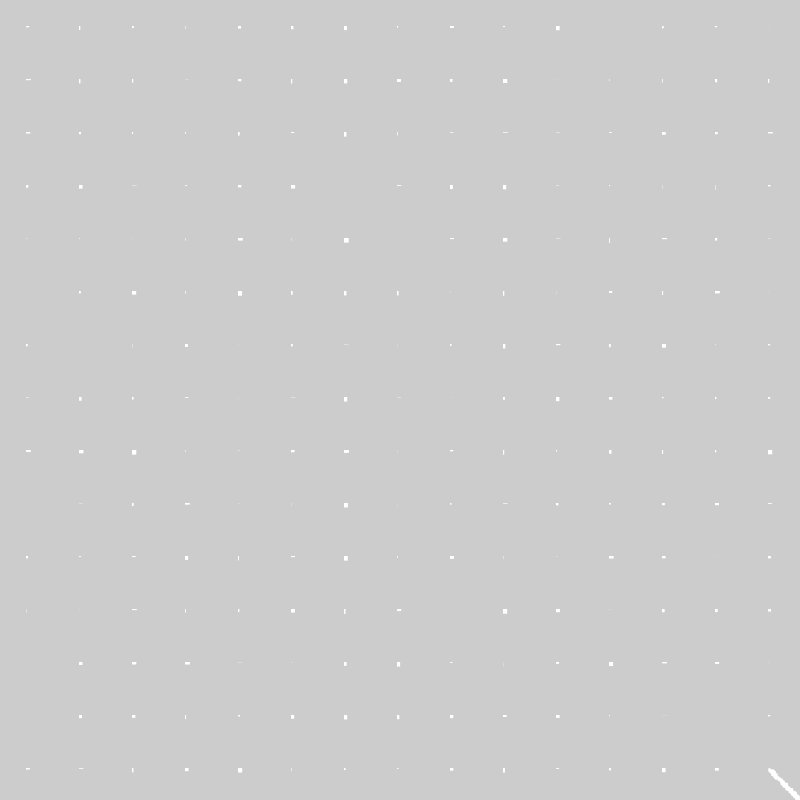
Frame 1 (no input)
Frame 60 (the mouse pressed at the canvas centre just before this capture): identical to frame 1, image omitted
Frame 120 (the mouse held since frame 60 and released just before this capture): identical to frame 1, image omitted

The Processing sketch that drew this single still picture (run headless with seeded random() and noise(); from frame 60 on, the mouse is pressed at the canvas centre):

// Processing sketch: processing_165653
// ── processing_165653.pde

float[] xRay = new float [15];
float[] yRay = new float [15];
float[] xMov = new float [15];
float[] yMov = new float [15];
float xPos, yPos;

void setup(){
  noStroke();
  size(800,800);
  //get data
  for (int i = 0; i < 15; i++) {
    for(int j = 0; j < 15; j++) {
    xRay[i] = (width/15) * i  + ((width/15)/2);
    xPos = xRay[i];
    yRay[j] = (height/15) * j + ((height/15)/2);
    yPos = yRay[j];
    rect(xPos, yPos, random(5), random(5));
    
    
    
  }
  }
}
  // make shapes
//  for (int i =0; i < 15; i++) { 
//    for(int j = 0; j<15; j++)
//    rect(xPos/15, yPos, random(5), random(5));
//  }
//  
//}
  



// 50 100 150  




void draw(){
  
  
  
  
  for (int i = 0; i <15; i++) {
     for(int j = 0; j<15; j++){
    xMov[i] = noise(-3, 3);
    yMov[j] = noise(-3, 3);
    
    xPos = xPos + xMov[i];
    yPos = yPos + yMov[j];
    rect(xPos, yPos, random(5), random(5));
  }}
  
   
  
  
  // get movment
// for (int i =0; i < 15; i++) { 
//    for(int j = 0; j<15; j++){
//      
//    rect(xRay[i], yRay[j], random(5), random(5));
//  }
//  
  
  
//   for (int i = 0; i <15; i++) {
//     for(int j = 0; j<15; j++)
//    xMov[i] = random(-3, 3) ;
//    yMov[j] = random(-3, 3);
//  }}

// for (int i =0; i < 15; i++) { 
//    rect(xRay[i], yRay[i], random(25), random(1, 3),xRay[i]*19, yRay[i]*19, random(25), random(1, 3));
//  }
  
}
